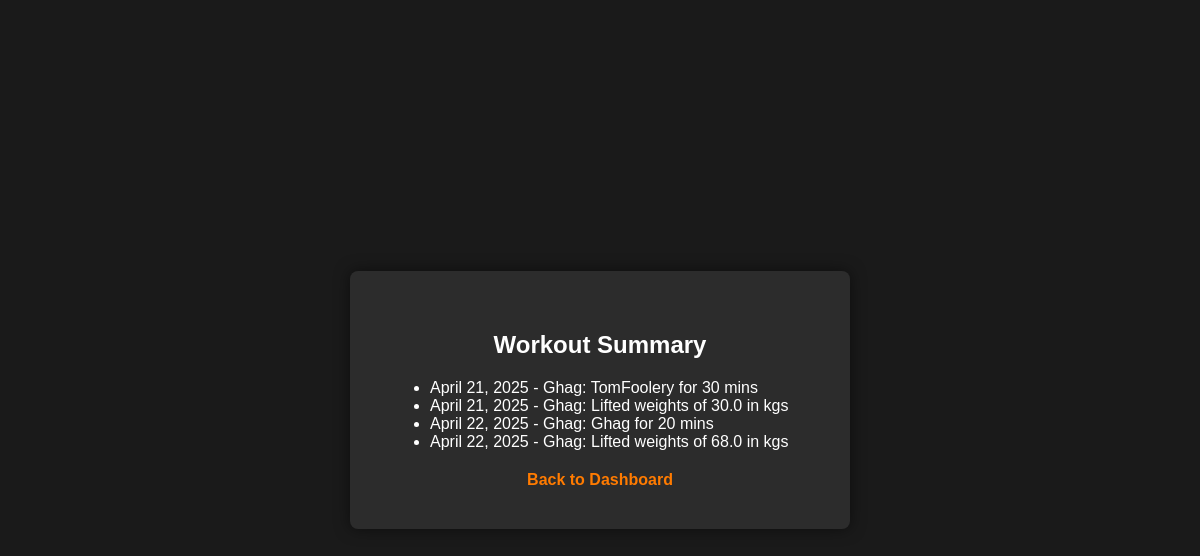
Page /trainers/workouts/ (signed in) on the earlier database version.
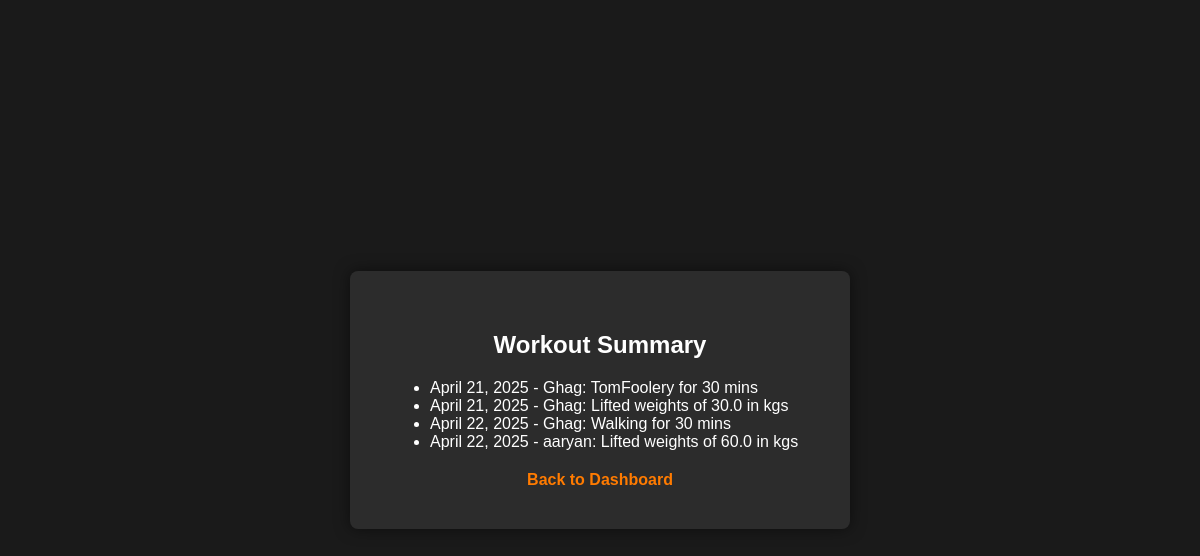
Same page on the later database version.
### trainees/models.py (models this page shows, shortened)
class Activity(models.Model):
    trainee = models.ForeignKey(Trainee, on_delete=models.CASCADE, related_name='activities')
    name = models.CharField(max_length=100)
    duration_minutes = models.PositiveIntegerField()
    treadmill_elevation = models.FloatField(null=True, blank=True)
    notes = models.TextField(blank=True)
    calories_burned = models.FloatField(default=0)
    date = models.DateField(auto_now_add=True)

class WeightLog(models.Model):
    trainee = models.ForeignKey(Trainee, on_delete=models.CASCADE)
    weight_kg = models.FloatField()
    date = models.DateField(auto_now_add=True)

class Trainee(models.Model):
    user = models.OneToOneField(CustomUser, on_delete=models.SET_NULL, null=True, related_name='trainee_profile')
    trainer = models.ForeignKey(
        CustomUser,
        null=True,
        blank=True,
        on_delete=models.SET_NULL,
        limit_choices_to={'role': 'trainer'},
        related_name='assigned_trainees'
    )

### users/models.py (models this page shows)
class CustomUser(AbstractUser):
    role = models.CharField(max_length=100, choices=(('trainer', 'Trainer'), ('trainee', 'Trainee'), ('admin', 'Admin')))

### trainers/views.py (the view)
# urls.py: path('workouts/', views.workout_summary, name='trainer_workouts'),
@login_required
def workout_summary(request):
    trainer = get_object_or_404(Trainer, user=request.user)
    trainees = trainer.get_assigned_trainees()
    activities = Activity.objects.filter(trainee__in=trainees)
    workouts = WeightLog.objects.filter(trainee__in=trainees)
    combined = list(sorted(zip(activities, workouts), key=lambda x: x[0].date))
    return render(request, 'trainers/workout_summary.html', {
        "combined": combined,
    })

### trainers/models.py (called while the page is built)
    def get_assigned_trainees(self):
        from trainees.models import Trainee
        return Trainee.objects.filter(trainer=self.user)

### gymmanagement/templates/trainers/workout_summary.html (shortened to what this page needs)
{% extends 'users/base.html' %}
{% block content %}
<div class="login-box">
    <h2>Workout Summary</h2>
    <ul>
    {% for activity, workout in combined %}
        <li>{{ activity.date }} - {{ activity.trainee.user.username }}: {{ activity.name }} for {{ activity.duration_minutes }} mins</li>
        <li>{{ workout.date }} - {{ workout.trainee.user.username }}: Lifted weights of {{ workout.weight_kg}} in kgs</li>
    {% empty %}
        <li>No activities found.</li>
    {% endfor %}
    </ul>
    <div class="signup-section">
        <a href="{% url 'trainer_dashboard' %}" class="signup-link">Back to Dashboard</a>
    </div>
</div>
{% endblock %}

Differences in the rows shown:
changed Activity: name "Ghag" → "Walking"; duration_minutes "20" → "30"; trainee.user.username "Ghag" → "aaryan"; weight_kg "68.0" → "60.0"
